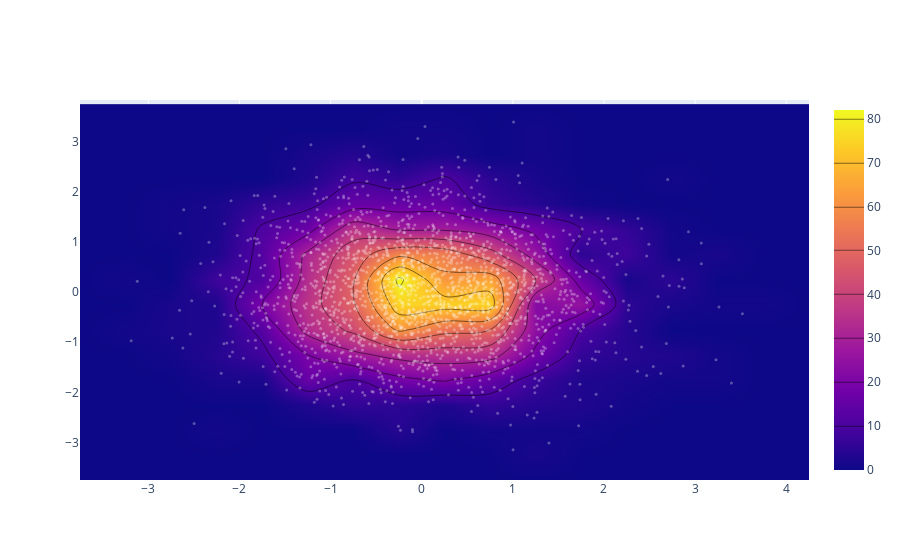

Notebook code for this chart:
### Code cell
iplot([go.Histogram2dContour(x=x, y=y, contours=dict(coloring='heatmap')),
       go.Scatter(x = x, y=y, mode='markers', marker=dict(color='white', size=3, opacity=0.3))])

### Figure 1 — Plotly figure (JSON) as saved in the notebook; plotly's stock layout.template omitted (floating-point values rounded to 4 significant figures; data arrays with more than 128 entries replaced by an {"elided": "..."} marker saying what was removed)
{"data": [{"contours": {"coloring": "heatmap"}, "type": "histogram2dcontour", "x": {"elided": "2000 float values"}, "y": {"elided": "2000 float values"}}, {"marker": {"color": "white", "opacity": 0.3, "size": 3}, "mode": "markers", "type": "scatter", "x": {"elided": "2000 float values"}, "y": {"elided": "2000 float values"}}], "layout": {}}
